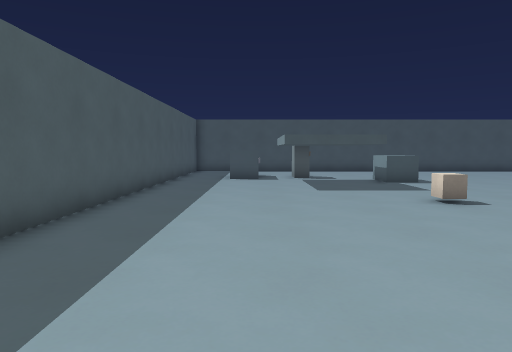
view 1 (above)

24 first-person views from a walk through a level from a Godot 3-D game. The camera is 1.2 m above the floor, tilts 4° down and sees 70° across. Doors that lead somewhere are drawn open, without their leaves. The floor is counted in squares, 1 m on a side. Each view is taken from the middle of a square. On the plan, view 1 faces up. The plan holds only what a view shows up to about 15 squares ahead; the rest is blank. Characters and animated objects are left out. Surface patterns are stand-ins for the level's own textures.

view 2
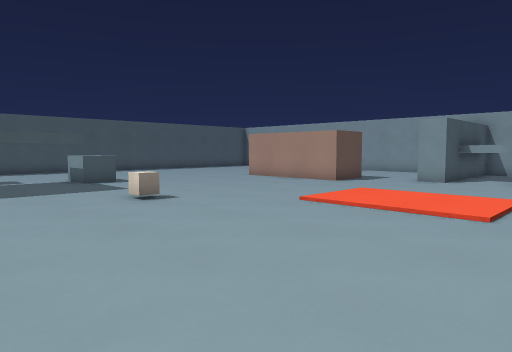

view 3
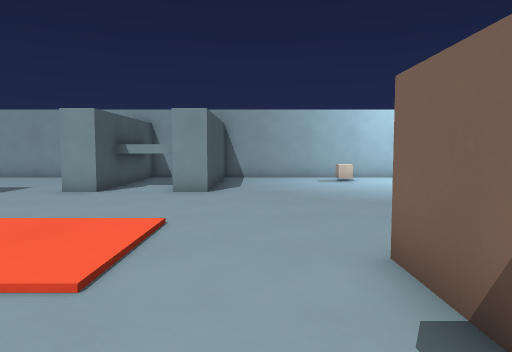

view 4
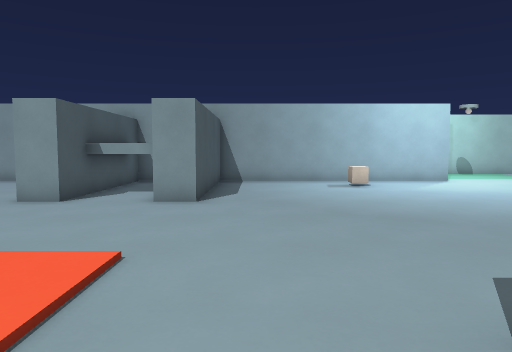

view 5
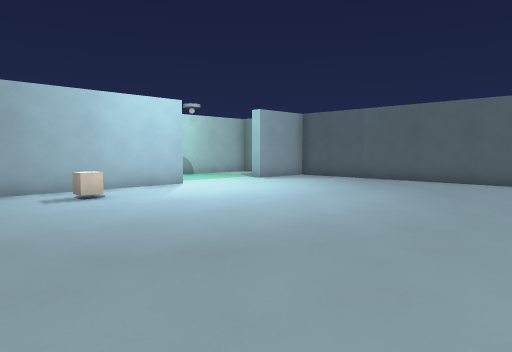

view 6
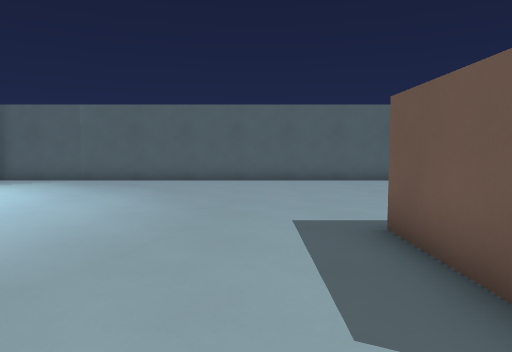

view 7
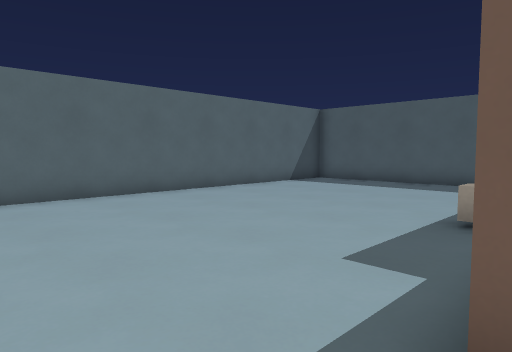

view 8
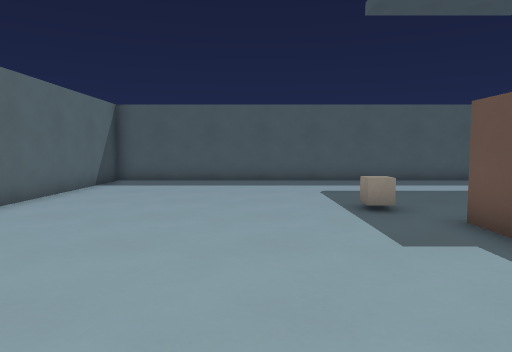

view 9
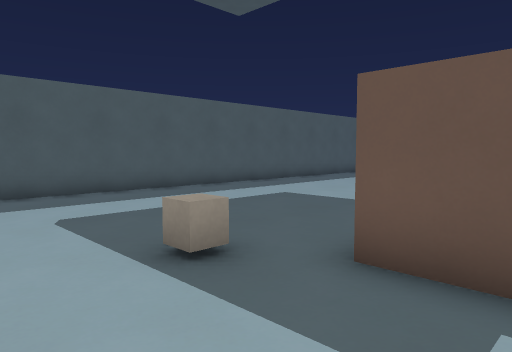

view 10
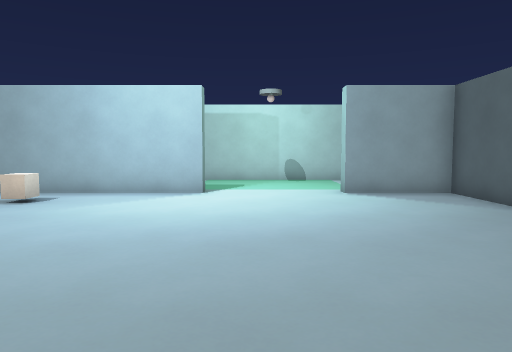

view 11
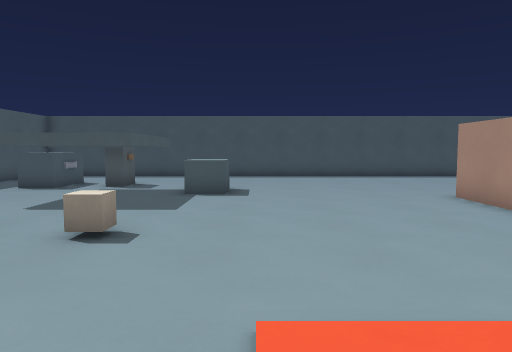

view 12
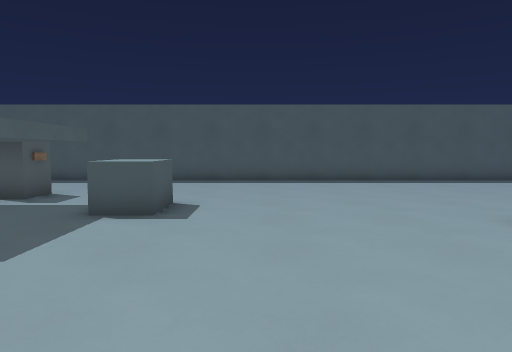

view 13
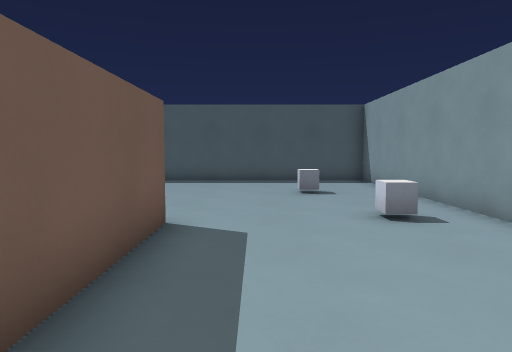

view 14
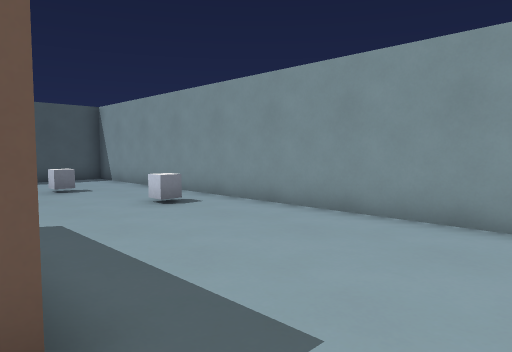

view 15
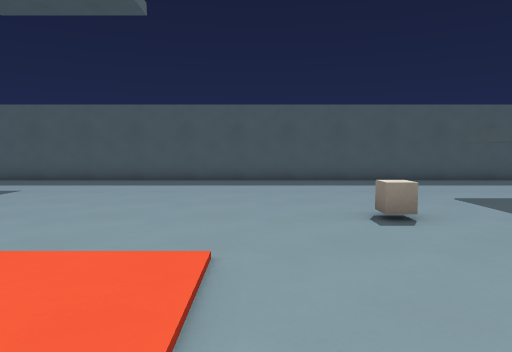

view 16
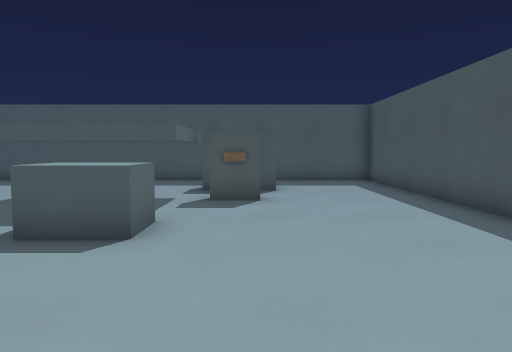

view 17
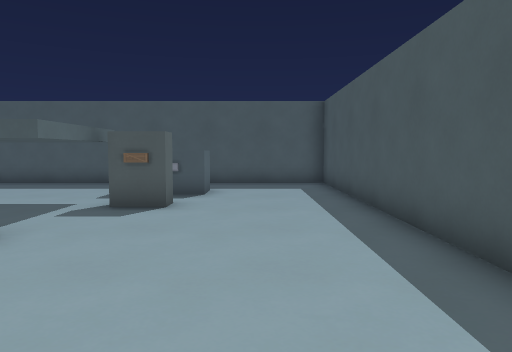

view 18
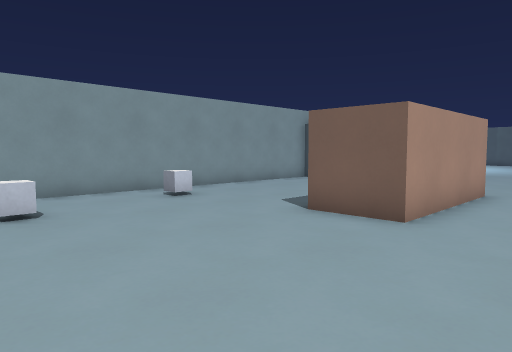

view 19
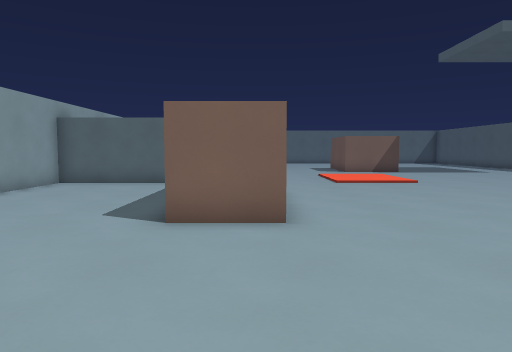

view 20
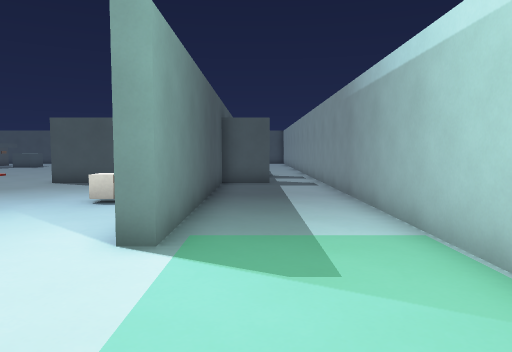

view 21
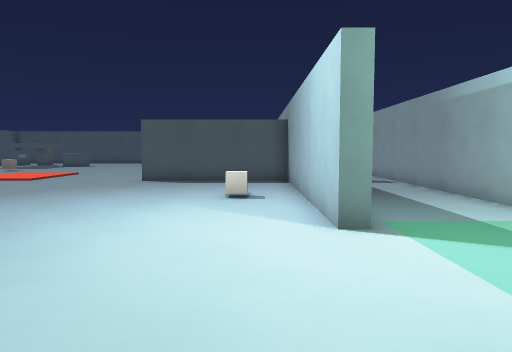

view 22
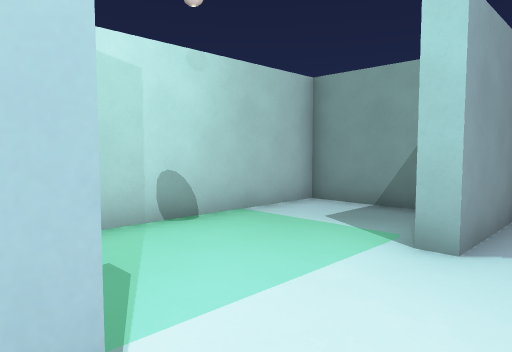

view 23
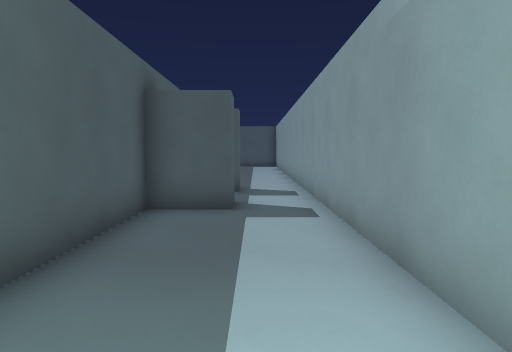

view 24
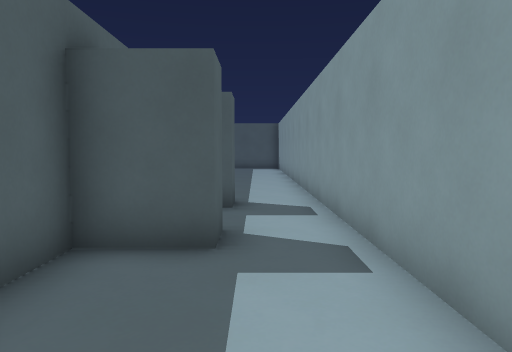

### Floor plan
Key: @ floor where view 1 was taken; # wall or solid block; . floor; D open door; ^ raised ledge; C container; B block; A box.
Columns run from 4 left of view 1 to 25 right of it. Each row starts with its distance up from view 1.
 22 #########################
 21 #.......................#
 20 #.......................#
 19 #.......................#
 18 #.......................#
 17 #..^^.A.................#
 16 #..^^.A.................#
 15 #....^^^^CC.............#
 14 #....^  ^CC.............#
 13 #....^  ^........##.....#
 12 #....^^^^........##.....#  ..#
 11 #................##.....# ...#
 10 #................##.....# ...#
  9 #........B.......##.....# ...#
  8 #................##.....# ...#
  7 #.......................# ...#
  6 #.......................#  ..#
  5 #..................########..#
  4 #...................^  ^# ...#
  3 #...................^   # ...#
  2 #..................########..#
  1 #.......................#....#
  0 #...@.... ..............#....#
 -1 #......   ..............#....#
 -2 #.......  ###...........#....#
 -3 #........   #..........B#....#
 -4 #........   #...........#....#
 -5 #........####...........#....#
 -6 #.......B...............#....#
 -7 #.......................#....#
 -8 #.......................DD...#
 -9 #.......................DD...#
-10 #.......................DD...#
-11 #.......................DD...#
-12 #.......................#....#
-13 #.......................#....#
-14 #.......................# ...#
-15 ##############################

Where each view was taken, in squares from view 1:
view 1: 0 up, 0 right, facing up
view 2: 0 up, 0 right, facing up-right
view 3: 0 up, 4 right, facing right
view 4: 0 up, 6 right, facing right
view 5: 0 up, 9 right, facing down-right
view 6: 0 up, 10 right, facing down
view 7: 5 down, 10 right, facing down-left
view 8: 9 down, 11 right, facing left
view 9: 9 down, 7 right, facing up-left
view 10: 9 down, 10 right, facing right
view 11: 3 up, 7 right, facing up
view 12: 7 up, 8 right, facing up
view 13: 7 up, 16 right, facing up
view 14: 6 up, 14 right, facing up-right
view 15: 6 up, 11 right, facing left
view 16: 17 up, 11 right, facing left
view 17: 19 up, 10 right, facing left
view 18: 19 up, 10 right, facing down-right
view 19: 19 up, 13 right, facing down
view 20: 12 down, 22 right, facing up
view 21: 13 down, 19 right, facing up
view 22: 7 down, 19 right, facing down-right
view 23: 6 down, 23 right, facing up
view 24: 3 down, 23 right, facing up
